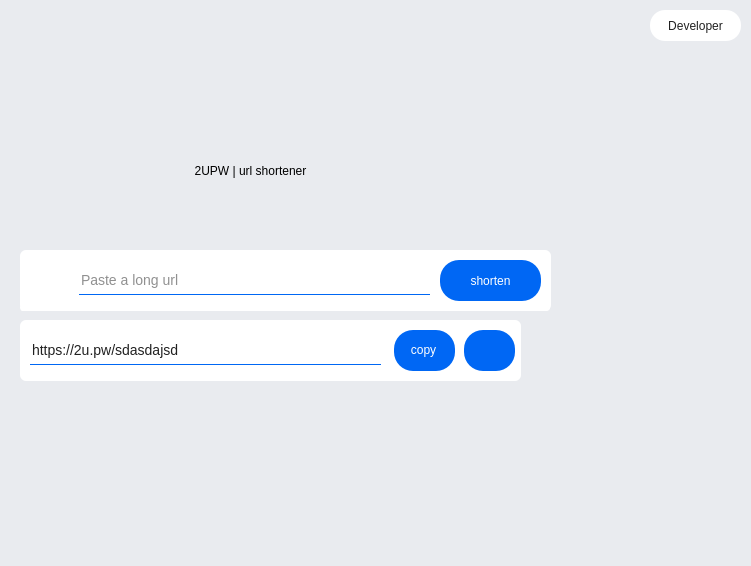
<?xml version="1.0" encoding="UTF-8"?>
<ui version="4.0">
 <class>mw</class>
 <widget class="QMainWindow" name="mw">
  <property name="geometry">
   <rect>
    <x>0</x>
    <y>0</y>
    <width>751</width>
    <height>566</height>
   </rect>
  </property>
  <property name="minimumSize">
   <size>
    <width>751</width>
    <height>566</height>
   </size>
  </property>
  <property name="maximumSize">
   <size>
    <width>751</width>
    <height>566</height>
   </size>
  </property>
  <property name="windowTitle">
   <string>2UPW | url shortener</string>
  </property>
  <property name="windowIcon">
   <iconset resource="assets.qrc">
    <normaloff>:/images/assets/favicon.ico</normaloff>:/images/assets/favicon.ico</iconset>
  </property>
  <property name="styleSheet">
   <string notr="true">QWidget{
	background-image: url(:/images/assets/wave-app.png);
	background-color:#e9ebef;
}
QGroupBox{
	background:#fff;
	border-radius:6px;
}
QPushButton{
	color:#fff;
	background-color:#0067f4;
}
QPushButton{
	border-radius:19px;
}
QPushButton:hover{
	background-color:rgb(0, 93, 216);
}
QPushButton:pressed{
	border:1px solid #212121;
}
QProgressBar{
	border-radius:3;
	border:1px solid;
	border-color: #fff;
	background: #fff;
}
QProgressBar::chunk:horizontal {
	border-radius:2;
	background:#0067f4;
}
#btn_website{
	color:#212121;
	border-radius:15px;
	background-color:#fff;
}
#btn_website:hover{
	background-color: rgb(241, 241, 241);
}
#btn_developer{
	color:#212121;
	border-radius:15px;
	background-color:#fff;
}
#btn_developer:hover{
	background-color: rgb(241, 241, 241);
}</string>
  </property>
  <widget class="QWidget" name="centralwidget">
   <widget class="QGroupBox" name="groupBox">
    <property name="geometry">
     <rect>
      <x>20</x>
      <y>250</y>
      <width>531</width>
      <height>61</height>
     </rect>
    </property>
    <property name="title">
     <string/>
    </property>
    <widget class="QPushButton" name="btn_short">
     <property name="geometry">
      <rect>
       <x>420</x>
       <y>10</y>
       <width>101</width>
       <height>41</height>
      </rect>
     </property>
     <property name="cursor">
      <cursorShape>PointingHandCursor</cursorShape>
     </property>
     <property name="focusPolicy">
      <enum>Qt::NoFocus</enum>
     </property>
     <property name="styleSheet">
      <string notr="true"/>
     </property>
     <property name="text">
      <string>shorten</string>
     </property>
     <property name="shortcut">
      <string>Return</string>
     </property>
    </widget>
    <widget class="QGraphicsView" name="graphicsView">
     <property name="geometry">
      <rect>
       <x>11</x>
       <y>16</y>
       <width>41</width>
       <height>31</height>
      </rect>
     </property>
     <property name="styleSheet">
      <string notr="true">background-color:#fff;
background-image: url(:/images/assets/url-app.png);
</string>
     </property>
     <property name="frameShape">
      <enum>QFrame::NoFrame</enum>
     </property>
    </widget>
    <widget class="QLineEdit" name="long_url">
     <property name="geometry">
      <rect>
       <x>59</x>
       <y>16</y>
       <width>351</width>
       <height>29</height>
      </rect>
     </property>
     <property name="styleSheet">
      <string notr="true">background:#fff;
color:#212121;
border-bottom:1px solid rgb(0, 103, 244);
font-size: 14px;</string>
     </property>
     <property name="frame">
      <bool>false</bool>
     </property>
     <property name="placeholderText">
      <string>Paste a long url</string>
     </property>
    </widget>
   </widget>
   <widget class="QLabel" name="label">
    <property name="geometry">
     <rect>
      <x>120</x>
      <y>150</y>
      <width>261</width>
      <height>41</height>
     </rect>
    </property>
    <property name="text">
     <string>2UPW | url shortener</string>
    </property>
    <property name="textFormat">
     <enum>Qt::PlainText</enum>
    </property>
    <property name="alignment">
     <set>Qt::AlignCenter</set>
    </property>
   </widget>
   <widget class="QGroupBox" name="outpanel">
    <property name="geometry">
     <rect>
      <x>20</x>
      <y>320</y>
      <width>501</width>
      <height>61</height>
     </rect>
    </property>
    <property name="title">
     <string/>
    </property>
    <widget class="QPushButton" name="btn_copy">
     <property name="geometry">
      <rect>
       <x>374</x>
       <y>10</y>
       <width>61</width>
       <height>41</height>
      </rect>
     </property>
     <property name="cursor">
      <cursorShape>PointingHandCursor</cursorShape>
     </property>
     <property name="styleSheet">
      <string notr="true">padding-bottom:2px;
padding-right:2px;</string>
     </property>
     <property name="text">
      <string>copy</string>
     </property>
    </widget>
    <widget class="QPushButton" name="btn_open_link">
     <property name="geometry">
      <rect>
       <x>444</x>
       <y>10</y>
       <width>51</width>
       <height>41</height>
      </rect>
     </property>
     <property name="cursor">
      <cursorShape>PointingHandCursor</cursorShape>
     </property>
     <property name="styleSheet">
      <string notr="true">padding-top:3px;
padding-left:3px;</string>
     </property>
     <property name="text">
      <string/>
     </property>
     <property name="icon">
      <iconset resource="assets.qrc">
       <normaloff>:/images/assets/forward.png</normaloff>:/images/assets/forward.png</iconset>
     </property>
     <property name="iconSize">
      <size>
       <width>20</width>
       <height>20</height>
      </size>
     </property>
    </widget>
    <widget class="QLineEdit" name="short_url">
     <property name="geometry">
      <rect>
       <x>10</x>
       <y>16</y>
       <width>351</width>
       <height>29</height>
      </rect>
     </property>
     <property name="styleSheet">
      <string notr="true">background:#fff;
color:#212121;
border-bottom:1px solid rgb(0, 103, 244);
font-size: 14px;</string>
     </property>
     <property name="text">
      <string>https://2u.pw/sdasdajsd</string>
     </property>
     <property name="frame">
      <bool>false</bool>
     </property>
     <property name="readOnly">
      <bool>true</bool>
     </property>
     <property name="placeholderText">
      <string/>
     </property>
    </widget>
   </widget>
   <widget class="QProgressBar" name="progress">
    <property name="geometry">
     <rect>
      <x>20</x>
      <y>305</y>
      <width>530</width>
      <height>6</height>
     </rect>
    </property>
    <property name="maximum">
     <number>100</number>
    </property>
    <property name="value">
     <number>0</number>
    </property>
    <property name="textVisible">
     <bool>false</bool>
    </property>
    <property name="invertedAppearance">
     <bool>false</bool>
    </property>
    <property name="textDirection">
     <enum>QProgressBar::TopToBottom</enum>
    </property>
   </widget>
   <widget class="QPushButton" name="btn_developer">
    <property name="geometry">
     <rect>
      <x>650</x>
      <y>10</y>
      <width>91</width>
      <height>31</height>
     </rect>
    </property>
    <property name="cursor">
     <cursorShape>PointingHandCursor</cursorShape>
    </property>
    <property name="text">
     <string>Developer</string>
    </property>
    <property name="icon">
     <iconset resource="assets.qrc">
      <normaloff>:/images/assets/013-twitter-1.png</normaloff>:/images/assets/013-twitter-1.png</iconset>
    </property>
    <property name="shortcut">
     <string>Ctrl+D</string>
    </property>
   </widget>
  </widget>
 </widget>
 <resources>
  <include location="assets.qrc"/>
 </resources>
 <connections/>
</ui>
